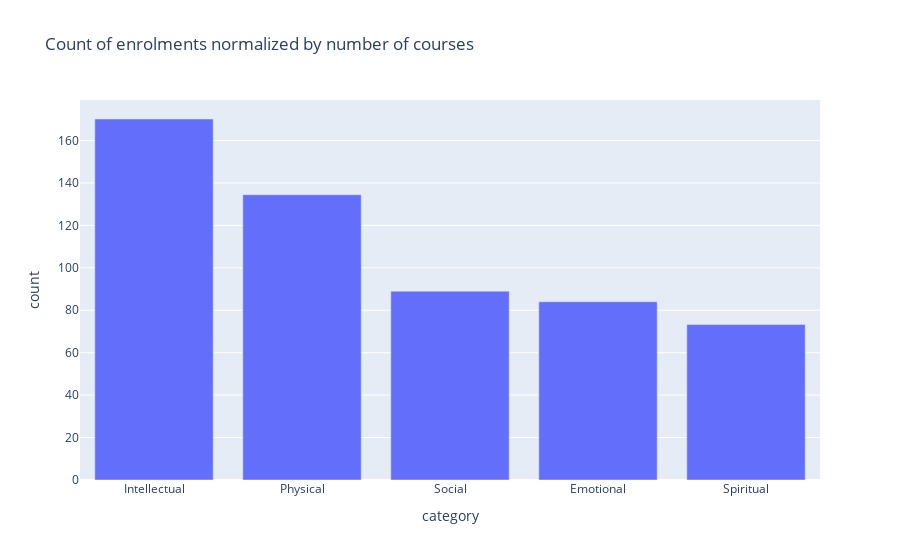

Notebook source saved alongside this figure:
### Markdown cell above
Count of enrolments of a category popularized by number of courses in that category:

### Code cell
px.bar((enrolments.groupby(by='category').size() / courses.groupby(by='category').size()).to_frame(name='count').reset_index().sort_values(by='count', ascending=False), x='category', y='count', title='Count of enrolments normalized by number of courses')

### Figure 1 — Plotly figure (JSON) as saved in the notebook; plotly's stock layout.template omitted (floating-point values rounded to 4 significant figures)
{"data": [{"alignmentgroup": "True", "hovertemplate": "category=%{x}<br>count=%{y}<extra></extra>", "legendgroup": "", "marker": {"color": "#636efa", "pattern": {"shape": ""}}, "name": "", "offsetgroup": "", "orientation": "v", "showlegend": false, "textposition": "auto", "type": "bar", "x": ["Intellectual", "Physical", "Social", "Emotional", "Spiritual"], "xaxis": "x", "y": [170.1, 134.5, 89, 84, 73.25], "yaxis": "y"}], "layout": {"barmode": "relative", "legend": {"tracegroupgap": 0}, "title": {"text": "Count of enrolments normalized by number of courses"}, "xaxis": {"anchor": "y", "domain": [0, 1], "title": {"text": "category"}}, "yaxis": {"anchor": "x", "domain": [0, 1], "title": {"text": "count"}}}}
